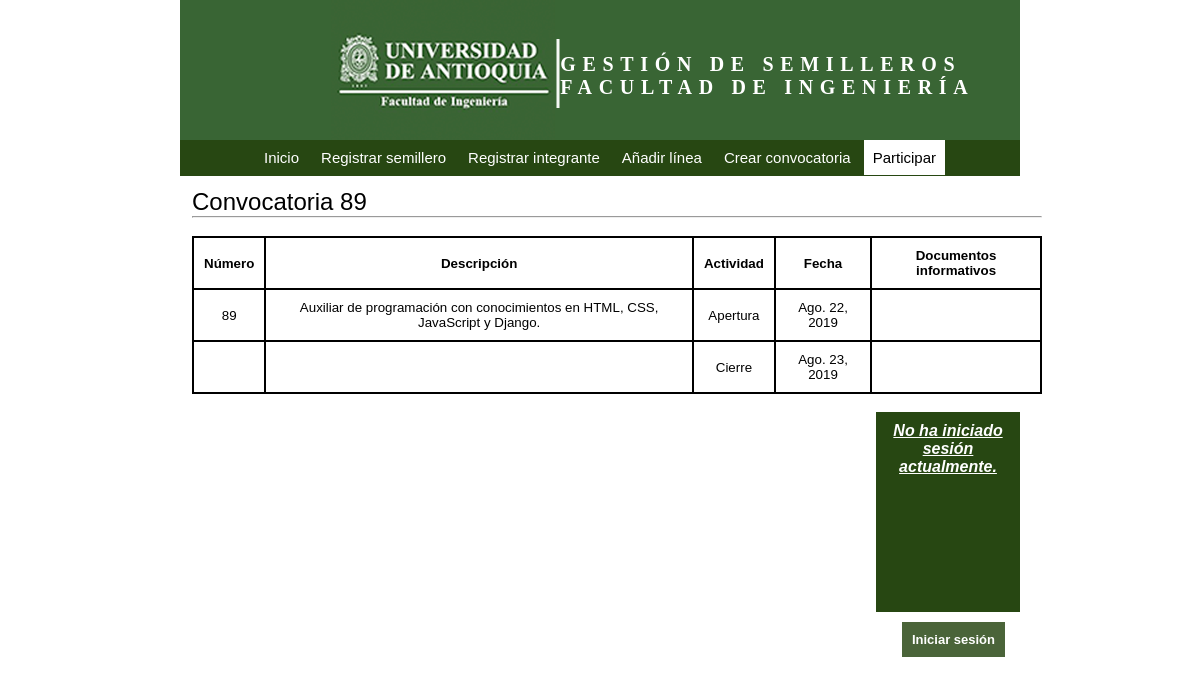
The page /details/89 on the database as committed earlier.
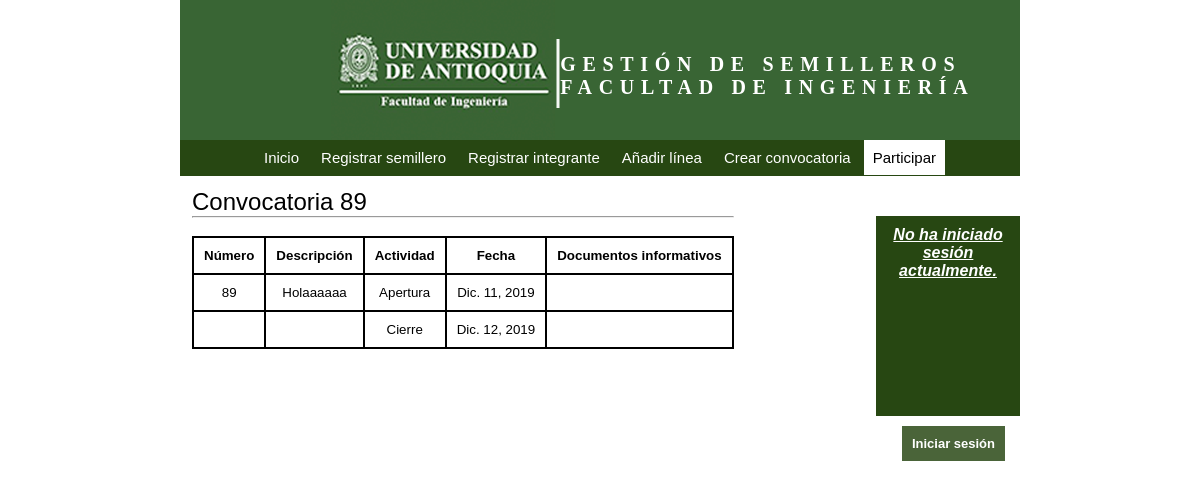
The same page on the database as committed later.
### conv/models.py (models this page shows, shortened)
class Convocatoria(models.Model):
    id = models.AutoField(primary_key=True, verbose_name="Id")
    name = models.CharField(max_length=100, verbose_name="Nombre de la convocatoria", null=True)
    description = models.TextField(max_length=400, verbose_name="Descripción", null=True)
    opened = models.DateField(verbose_name="Fecha de apertura", null=True)
    closed = models.DateField(verbose_name="Fecha de cierre", null=True)
    created = models.DateTimeField(auto_now_add=True, verbose_name="Fecha de creación", null=True)
    updated = models.DateTimeField(auto_now=True, verbose_name="Fecha de edición", null=True)
    class Meta():
        verbose_name = "Convocatoria"
        verbose_name_plural = "Convocatorias"
        ordering = ["closed"]

### conv/views.py (the view)
# urls.py: path(r'details/<int:id_item>', views.conv_details, name="details")
def conv_details(request, id_item=None):
    grupos = Grupo.objects.all()
    today = datetime.datetime.now()
    item = Convocatoria.objects.get(id=id_item)
    inf_documents = Documento.objects.filter(id_conv=id_item,tipo=1)
    opc_documents = Documento.objects.filter(id_conv=id_item,tipo=2)
    obl_documents = Documento.objects.filter(id_conv=id_item,tipo=3)
    return render(request, "conv/details.html",{'grupos':grupos,'item':item,'inf_documents':inf_documents,'opc_documents':opc_documents,
        'obl_documents':obl_documents,'today':today,})

### conv/templates/conv/details.html (shortened to what this page needs)
{% extends 'core/base.html' %}
{% block cuerpo %}
    <h1>Convocatoria {{item.id}}</h1>
    <hr>
    <br>
    <table>
        <tr>
            <th>Número</th>
            <th>Descripción</th>
            <th>Actividad</th>
            <th>Fecha</th>
            <th>Documentos informativos</th>
        </tr>
        <tr>
            <td>{{item.id}}</td>
            <td>{{item.description}}</td>
            <td>Apertura</td>
            <td>{{item.opened}}</td>
            <td>
            </td>
        </tr>
        <tr>
            <td></td>
            <td></td>
            <td>Cierre</td>
            <td>{{item.closed}}</td>
        </tr>
    </table>
    <br>
    {% load static %}
    <link rel="stylesheet" href="{% static 'conv/css/details_styles.css' %}">
{% endblock %}

Rows that differ between the two databases and show on the page:
changed Convocatoria id 89: description "Auxiliar de programación con conocimientos en HTML, CSS, JavaScript y Django." → "Holaaaaaa"; opened "Ago. 22, 2019" → "Dic. 11, 2019"; closed "Ago. 23, 2019" → "Dic. 12, 2019"
